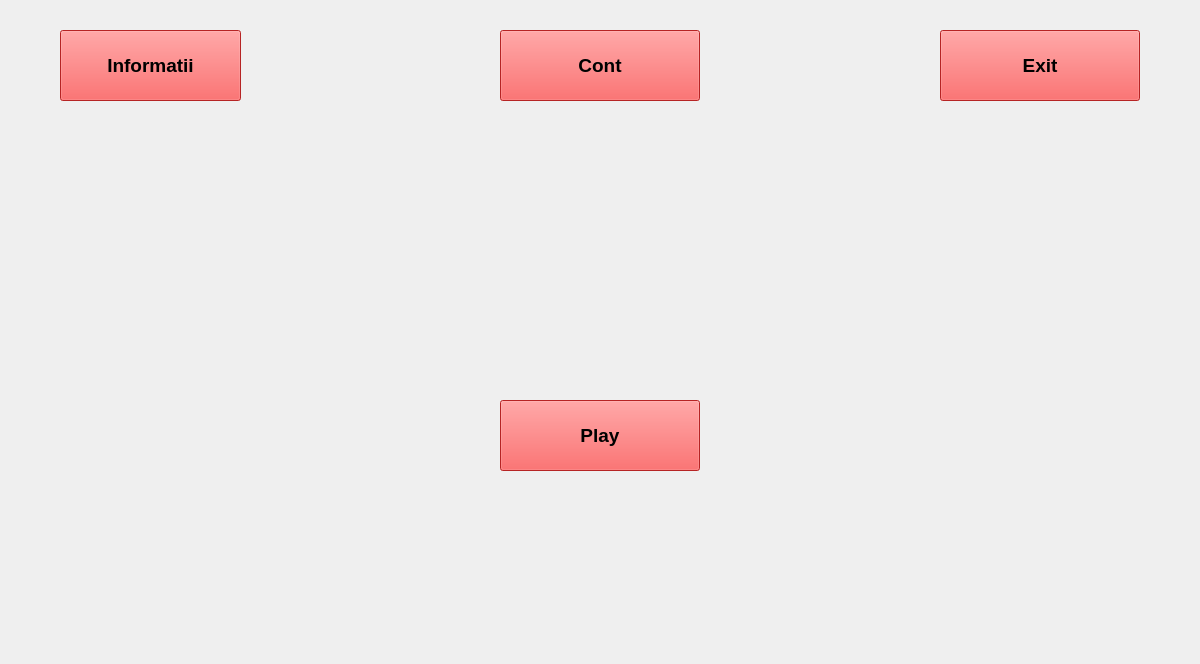
<?xml version="1.0" encoding="UTF-8"?>
<ui version="4.0">
 <class>MainPageClass</class>
 <widget class="QMainWindow" name="MainPageClass">
  <property name="geometry">
   <rect>
    <x>0</x>
    <y>0</y>
    <width>1200</width>
    <height>664</height>
   </rect>
  </property>
  <property name="windowTitle">
   <string>MainPage</string>
  </property>
  <property name="styleSheet">
   <string notr="true">background-image:url(:/Poze/Resources/1302751.jpg)</string>
  </property>
  <widget class="QWidget" name="centralWidget">
   <widget class="QPushButton" name="Info">
    <property name="geometry">
     <rect>
      <x>60</x>
      <y>30</y>
      <width>181</width>
      <height>71</height>
     </rect>
    </property>
    <property name="font">
     <font>
      <family>Nirmala UI</family>
      <pointsize>14</pointsize>
      <bold>true</bold>
     </font>
    </property>
    <property name="styleSheet">
     <string notr="true">background-color:rgb(255, 51, 51)</string>
    </property>
    <property name="text">
     <string>Informatii</string>
    </property>
   </widget>
   <widget class="QPushButton" name="Cont">
    <property name="geometry">
     <rect>
      <x>500</x>
      <y>30</y>
      <width>200</width>
      <height>71</height>
     </rect>
    </property>
    <property name="font">
     <font>
      <family>Nirmala UI</family>
      <pointsize>14</pointsize>
      <bold>true</bold>
     </font>
    </property>
    <property name="styleSheet">
     <string notr="true">background-color:rgb(255, 51, 51)</string>
    </property>
    <property name="text">
     <string>Cont</string>
    </property>
   </widget>
   <widget class="QPushButton" name="Exit">
    <property name="geometry">
     <rect>
      <x>940</x>
      <y>30</y>
      <width>200</width>
      <height>71</height>
     </rect>
    </property>
    <property name="font">
     <font>
      <family>Nirmala UI</family>
      <pointsize>14</pointsize>
      <bold>true</bold>
     </font>
    </property>
    <property name="styleSheet">
     <string notr="true">background-color:rgb(255, 51, 51)</string>
    </property>
    <property name="text">
     <string>Exit</string>
    </property>
   </widget>
   <widget class="QPushButton" name="Play">
    <property name="geometry">
     <rect>
      <x>500</x>
      <y>400</y>
      <width>200</width>
      <height>71</height>
     </rect>
    </property>
    <property name="font">
     <font>
      <family>Nirmala UI</family>
      <pointsize>14</pointsize>
      <bold>true</bold>
     </font>
    </property>
    <property name="styleSheet">
     <string notr="true">background-color:rgb(255, 51, 51)</string>
    </property>
    <property name="text">
     <string>Play</string>
    </property>
   </widget>
  </widget>
 </widget>
 <layoutdefault spacing="6" margin="11"/>
 <resources>
  <include location="Registration.qrc"/>
 </resources>
 <connections/>
</ui>
